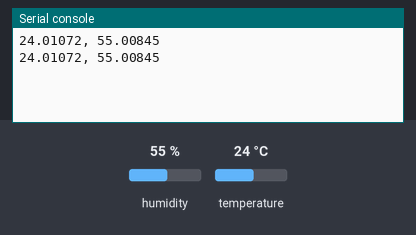
This program was run on a simulated ESP32 board running MicroPython. On the bench: the last lines printed to the serial console. The inputs (shaded band) are chosen by the test bench; at power-on: humidity 55 %, temperature 24 °C.

Above: at 1.2 s.
1.3 s: humidity set to 22 %
At 2.6 s:
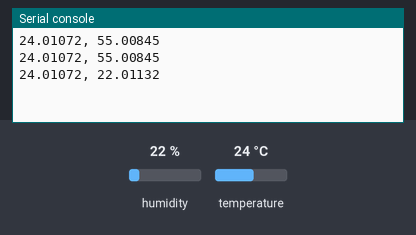
2.8 s: temperature set to 12 °C
At 3.8 s:
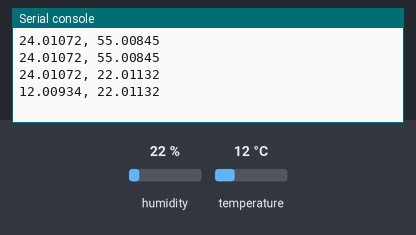
4.3 s: humidity set to 40 %
At 5.5 s:
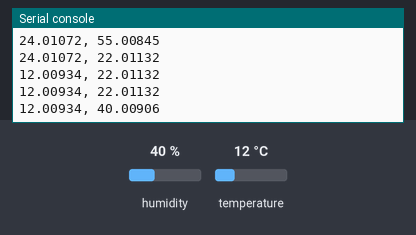
Timing chart, 0 to 7.3 s (numbered marks = the images above; inputs shaded):
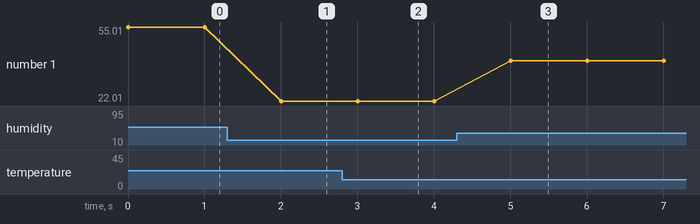

Measured:
- after the input at 1.3 s, the serial console: prints a new line after 0.70 s (image 1)
- after the input at 2.8 s, the serial console: prints a new line after 0.20 s (image 2)
- after the input at 4.3 s, the serial console: prints a new line after 0.71 s (image 3)
- plotted number 1: 55.01 → 22.01 after the input at 1.3 s, 22.01 → 40.01 after the input at 4.3 s

The program:

tempHumi.py
```python
import m
import time
from machine import I2C
from machine import Pin
from sht2x import SHT25

sensor = SHT25(I2C(scl=Pin(m.SCL), sda=Pin(m.SDA)))

while True:
	print(str(sensor.getTemperature()) + ", " + str(sensor.getHumidity()))
	time.sleep(1)
  
```

m.py
```python
MTDO=15
MTDI=12
MTMS=14
MTCK=13

TX = 1
RX = 3

SDA = 22
SCL = 21

SDA1 = 12
SCL1 = 13

SS    = 5
MOSI  = 23
MISO  = 19
SCK   = 18

A0 = 12
A1 = 13
A2 = 15
A3 = 4
A6 = 38
A7 = 37

A8 = 32
A9 = 33
A10 = 25
A11 = 26
A12 = 27
A13 = 14

D0 = 3
D1 = 1
D2 = 16
D3 = 17
D4 = 32
D5 = 33
D6 = 25
D7 = 26
D8 = 27
D9 = 14
D10 = 5
D11 = 23
D12 = 19
D13 = 18
D14 = 12
D15 = 13
D16 = 15
D17 = 4
D18 = 22
D19 = 21
D20 = 38
D21 = 37

T0 = 4
T1 = 0
T2 = 2
T3 = 15
T4 = 13
T5 = 12
T6 = 14
T7 = 27
T8 = 33
T9 = 32

DAC1 = 25
DAC2 = 26

class pin(object):
    pass
```

sht2x.py
```python
import time

class SHT25:
	i2c = []
	ADDR = 64

	CMD_READ_TEMPERATURE = 0xF3
	CMD_READ_HUMIDITY    = 0xF5
	CMD_READ_REGISTER    = 0xE7
	CMD_WRITE_REGISTER   = 0xE6
	CMD_RESET 			 = 0xFE

	def __init__(self, _i2c):
		self.i2c = _i2c

	def toTemperature(self, buf):
		return -46.85 + 175.72 * ((buf[0] << 8) + buf[1]) /2**16

	def toHumidity(self, buf):
		return -6 + 125.0 * ((buf[0] << 8) + buf[1]) / 2**16

	def decodeUserReg(self, buf):
		reg = buf[0]
		ret = []
		if(0b10000001 & reg == 0b10000001):
			ret.append("11bits")
		elif(0b10000001 & reg == 0b10000000):
			ret.append("RH 10bit T 13bit")
		elif(0b10000001 & reg == 0b00000001):
			ret.append("RH 8bit T 12bit")
		elif(0b10000001 & reg == 0b00000000):
			ret.append("RH 12bit T 14bit")

		if(0b01000000 & reg == 0b01000000):
			ret.append("VDD < 2.5")
		else:
			ret.append("VDD > 2.5")

		if(0b00000100 & reg == 0b00000100):
			ret.append("heater ON")
		else:
			ret.append("heater OFF")

		if(0b00000010 & reg == 0b00000010):
			ret.append("OTP reload disabled")
		else:
			ret.append("OTP reload enabled")

		return ret

	def runI2CCommand(self, command, bytesToRead):
		b = bytearray(1)
		b[0] = command

		self.i2c.writeto(self.ADDR, b)

		if(bytesToRead > 0):
			recv = bytearray(bytesToRead)
			retryCounter = 0
			done = False
			while retryCounter < 15 and not done:
				try:
					self.i2c.readfrom_into(self.ADDR, recv)
					done = True
					retryCounter = retryCounter + 1
				except:
					time.sleep(0.01)
			return recv

	def getTemperature(self):
		return self.toTemperature(self.runI2CCommand(self.CMD_READ_TEMPERATURE, 3))

	def getHumidity(self):
		return self.toHumidity(self.runI2CCommand(self.CMD_READ_HUMIDITY, 3))

	def getUserRegister(self):
		return self.decodeUserReg(self.runI2CCommand(self.CMD_READ_REGISTER, 1))

	def setUserRegister(self, register):
		b = bytearray(2)
		b[0] = self.CMD_WRITE_REGISTER
		b[1] = register & 0b11000111
		self.i2c.writeto(self.ADDR, b)

	def reset(self):
		self.runI2CCommand(self.CMD_RESET, 0)
```
